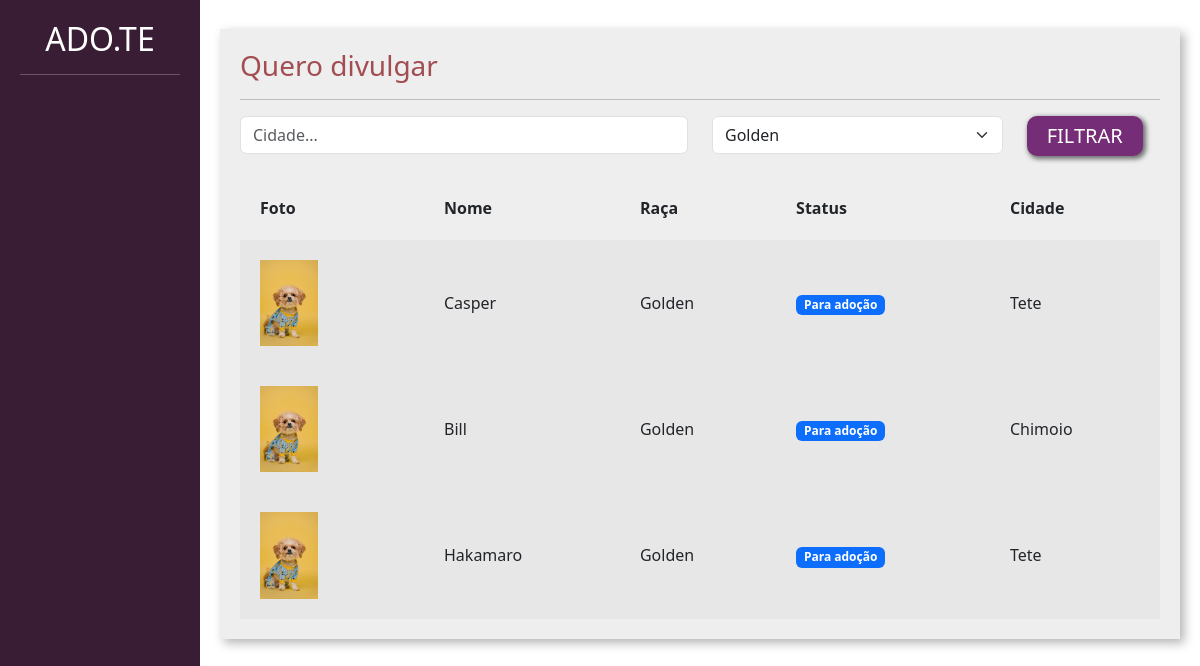
The page / on the database its author committed.
### divulge/models/divulge_models.py (models this page shows, shortened)
class Pet(models.Model):
    choices_status = (("P", "Para adocão"), ("A", "Adotado"))
    user = models.ForeignKey(User, on_delete=models.DO_NOTHING)
    picture = models.ImageField(upload_to="fotos_pets")
    name = models.CharField(max_length=50)
    description = models.TextField()
    province = models.CharField(max_length=50)
    city = models.CharField(max_length=50)
    phone = PhoneNumberField(region="MZ")
    tags = models.ManyToManyField(Tag)
    breed = models.ForeignKey(Breed, on_delete=models.DO_NOTHING)
    status = models.CharField(max_length=1, choices=choices_status, default="P")

class Breed(models.Model):
    breed = models.CharField(max_length=50)
    def __str__(self):
        return self.breed

### adopt/views/adopt_views.py (the view)
# urls.py: urlpatterns = [path("", list_pets, name="list_pets")]
def list_pets(request):
    if request.method == "GET":
        pets = Pet.objects.filter(status="P")
        breeds = Breed.objects.all()
        city = request.GET.get("city")
        breeds_filter = request.GET.get("breed")
        if city is not None:
            pets = pets.filter(city__icontains=city)
        if city is not None:
            pets = pets.filter(breed_id=breeds_filter)
        context = {
            "pets": pets,
            "breeds": breeds,
            "city": city,
            "breeds_filter": breeds_filter,
        }
        return render(request, "adopt/list_pets.html", context=context)

### pets/templates/adopt/list_pets.html (shortened to what this page needs)
{% load static %}
<!DOCTYPE html>
<html lang="pt-BR">
  <head>
    <link
      href="https://cdn.jsdelivr.net/npm/bootstrap@5.3.0-alpha1/dist/css/bootstrap.min.css"
      rel="stylesheet"
    />
    <link href="{% static 'css/register/register.css' %}" rel="stylesheet" />
    <link href="{% static 'css/divulge/new_pet.css' %}" rel="stylesheet" />
    <link href="{% static 'css/divulge/my_pets.css' %}" rel="stylesheet" />
    <link href="{% static 'css/adopt/adopt.css' %}" rel="stylesheet" />
  </head>
  <body>
    <div class="container-fluid">
      <div class="row">
        <div class="col-md-2 bg-side sidebar">
          <h2>ADO.TE</h2>
          <hr />
        </div>
        <div class="col-md">
          <div class="wrapper">
            <div class="box width80">
              <h3 class="font-vinho">Quero divulgar</h3>
              <hr />
              <form action="{% url 'list_pets'%}" method="GET">
                <div class="row">
                  <div class="col-md-6">
                    <input
                      type="text"
                      placeholder="Cidade..."
                      value="{% if city %}{{city}}{% endif %}"
                      name="city"
                      class="form-control"
                    />
                  </div>
                  <div class="col-md-4">
                    <select class="form-select" name="breed">
                      {% for breed in breeds %}
                      <option {% if breeds_filter.id == breed.id %} selected {% endif %} value="{{breed.id}}">{{breed}}</option>
                      {% endfor %}
                    </select>
                  </div>
                  <div class="col-md-2">
                    <input
                      type="submit"
                      class="btn-custom-secondary"
                      value="FILTRAR"
                    />
                  </div>
                </div>
              </form>
              <table class="tabela" cellpadding="20">
                <tr>
                  <th>Foto</th>
                  <th>Nome</th>
                  <th>Raça</th>
                  <th>Status</th>
                  <th>Cidade</th>
                </tr>
                {% for pet in pets%}
                <tr class="tabela-linha">
                  <td width="20%">
                    <a href="{% url 'see_pets' pet.id %}"><img width="40%" src="{{pet.picture.url}}" /></a>
                  </td>
                  <td>{{pet.name}}</td>
                  <td>{{pet.breed}}</td>
                  <td>
                    {% if pet.status == "p" or "P" %}
                    <span class="badge text-bg-primary">Para adoção</span>
                    {% elif pet.status == "a" or "A" %}
                    <span class="badge text-bg-success">Adotado</span>
                    {% endif%}
                  </td>
                  <td>{{pet.city}}</td>
                </tr>
                {% endfor %}
              </table>
            </div>
          </div>
        </div>
      </div>
    </div>
  </body>
</html>

### pets/static/css/register/register.css (style rules this page uses)
.bg-side { background-color: #391D34; color: white; height: 100vh; }

### pets/static/css/divulge/new_pet.css (style rules this page uses)
.sidebar { text-align: center; padding: 20px; }
.wrapper { margin-top: 3%; display: flex; flex-direction: row; justify-content: center; align-items: center; }
.box { padding:20px; width: 50vw; background: rgb(238, 238, 238); box-shadow: 4px 4px 10px rgba(0,0,0,.3); }
.font-vinho { color: #A24D52; }

### pets/static/css/divulge/my_pets.css (style rules this page uses)
.width80 { width: 80vw; }
.tabela { width: 100%; margin-top: 20px; }
.tabela-linha { background-color: #e8e7e7; }

### pets/static/css/adopt/adopt.css (style rules this page uses)
.btn-custom-secondary { background-color: #762D77; border: none; box-shadow: 2px 2px 5px 1px rgb(108, 108, 108); color: white; font-size: 20px; padding: 5px 20px 5px 20px; border-radius: 10px; }

### rows shown on the page
Pet: picture (picture), name "Casper", breed "Golden", status "Para adoção", city "Tete"
Pet: picture (picture), name "Bill", breed "Golden", status "Para adoção", city "Chimoio"
Pet: picture (picture), name "Hakamaro", breed "Golden", status "Para adoção", city "Tete"

### other values the page prints
form field breed "Golden"
